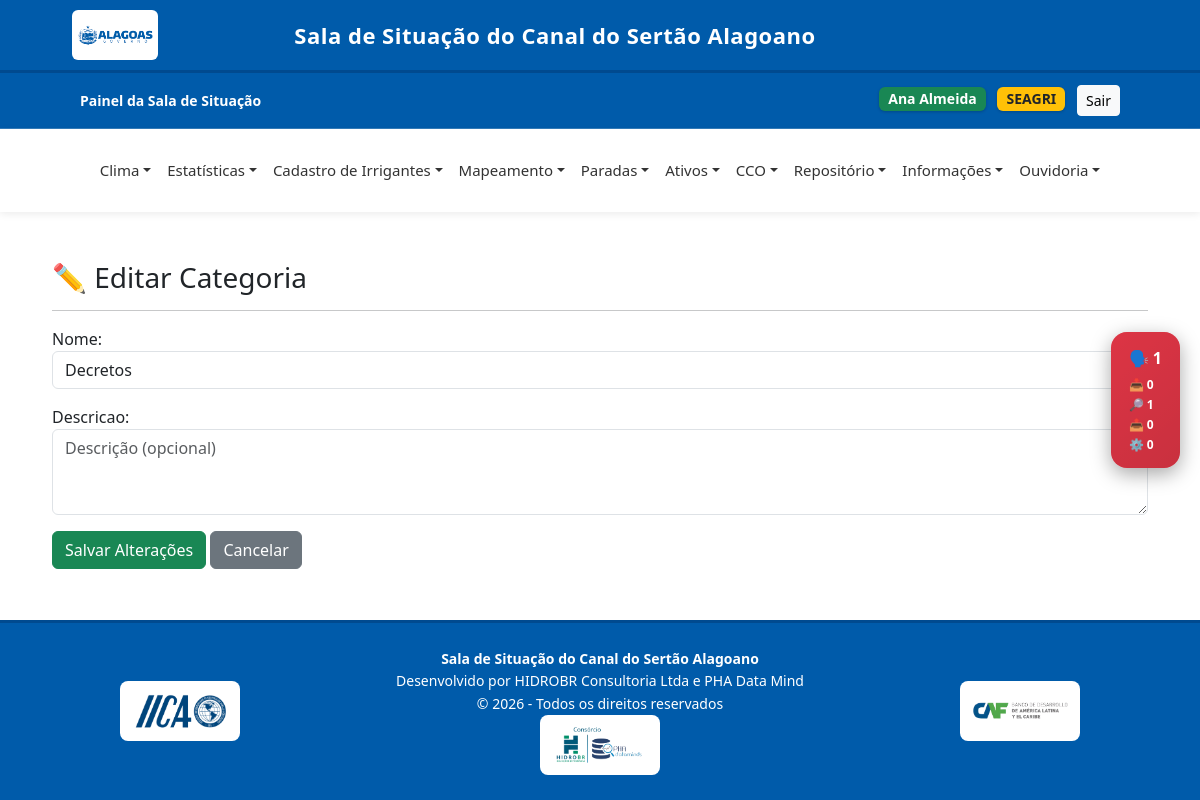
Screenshot of /categorias/1/editar/ (signed in) with the database file from the repository.
### core/models.py (models this page shows, shortened)
class User(AbstractUser):
    GRUPOS_CHOICES = [
        ('seinfra', 'SEINFRA'),
        ('casal', 'CASAL'),
        ('segov', 'SEGOV'),
        ('seagri', 'SEAGRI'),
        ('arsal', 'ARSAL'),
        ('sefaz', 'SEFAZ'),
        ('iica', 'IICA'),
    ]
    grupo = models.CharField(max_length=50, choices=GRUPOS_CHOICES, blank=True, null=True)
    email = models.EmailField()
    groups = models.ManyToManyField(Group, related_name="+", blank=True)
    user_permissions = models.ManyToManyField(Permission, related_name="+", blank=True)

class CategoriaDocumento(models.Model):
    nome = models.CharField(max_length=255)
    pai = models.ForeignKey(
        'self',
        on_delete=models.CASCADE,
        null=True,
        blank=True,
        related_name='subcategorias'
    )
    descricao = models.TextField(blank=True, null=True)

### core/views.py (the view)
# urls.py: path('categorias/<int:pk>/editar/', views.editar_categoria, name='editar_categoria'),
@login_required
def editar_categoria(request, pk):
    categoria = get_object_or_404(CategoriaDocumento, pk=pk)
    if request.method == 'POST':
        form = CategoriaDocumentoForm(request.POST, instance=categoria)
        if form.is_valid():
            form.save()
            messages.success(request, 'Categoria atualizada com sucesso!')
            return redirect('documentos_por_categoria', categoria.id)
    else:
        form = CategoriaDocumentoForm(instance=categoria)
    return render(request, 'documentos/editar_categoria.html', {
        'form': form,
        'categoria': categoria
    })

### core/forms.py
class CategoriaDocumentoForm(forms.ModelForm):
    class Meta:
        model = CategoriaDocumento
        fields = ['nome', 'descricao']
        widgets = {
            'nome': forms.TextInput(attrs={
                'class': 'form-control',
                'placeholder': 'Nome da categoria'
            }),
            'descricao': forms.Textarea(attrs={
                'class': 'form-control',
                'rows': 3,
                'placeholder': 'Descrição (opcional)'
            }),
        }

### templates/documentos/editar_categoria.html (shortened to what this page needs)
{% extends 'base.html' %}
{% block content %}
<div class="container mt-4">
    <h3>✏️ Editar Categoria</h3>
    <hr>
    <form method="post">
        {{ form.as_p }}
        <button type="submit" class="btn btn-success">
            Salvar Alterações
        </button>
        <a href="{% url 'documentos_por_categoria' categoria.id %}" class="btn btn-secondary">
            Cancelar
        </a>
    </form>
</div>
{% endblock %}

### templates/base.html (shortened to what this page needs)
{% load static %}
<!DOCTYPE html>
<html lang="pt-br">
<head>
    <link rel="stylesheet" href="{% static 'css/base.css' %}">
    <link href="https://cdn.jsdelivr.net/npm/bootstrap@5.3.0/dist/css/bootstrap.min.css" rel="stylesheet">
    <link rel="stylesheet" href="https://unpkg.com/leaflet/dist/leaflet.css"/>
</head>
<body>
<div class="header-institucional">
    <div class="container-fluid d-flex align-items-center justify-content-between">
        <div class="d-flex align-items-center">
            <img src="{% static 'img/governo.png' %}" height="100" class="me-4">
        </div>
        <div class="titulo-sistema text-center">
            <a class="navbar-brand align-items-center" href="{% url 'home' %}">
                Sala de Situação do Canal do Sertão Alagoano
            </a>
        </div>
    </div>
</div>
<div class="navbar-custom d-flex justify-content-between align-items-center">
    <div>
        <a class="navbar-brand align-items-center" href="{% url 'home' %}">
            <span><strong>Painel da Sala de Situação</strong></span>
        </a>
    </div>
    <div>
        {% if user.is_authenticated %}
            <span class="badge bg-success badge-usuario me-2">
                {{ user.get_full_name|default:user.username }}
            </span>
            <span class="badge bg-warning text-dark badge-usuario me-2">
                {{ user.get_grupo_display }}
            </span>
            <form action="{% url 'logout' %}" method="post" style="display:inline;">
                <button type="submit" class="btn btn-light btn-sm">Sair</button>
            </form>
        {% endif %}
    </div>
</div>
{% if user.is_authenticated %}
<nav class="navbar navbar-expand-lg navbar-light">
    <div class="container-fluid">
        <div class="collapse navbar-collapse justify-content-center" id="navbarMenu">
            <ul class="navbar-nav">
                <li class="nav-item dropdown">
                    <a class="nav-link dropdown-toggle" href="#">Clima</a>
                </li>
                <li class="nav-item dropdown">
                    <a class="nav-link dropdown-toggle" href="#">Estatísticas</a>
                </li>
                <li class="nav-item dropdown">
                    <a class="nav-link dropdown-toggle" href="#">Cadastro de Irrigantes</a>
                </li>
                <li class="nav-item dropdown">
                    <a class="nav-link dropdown-toggle" href="#">Mapeamento</a>
                </li>
                <li class="nav-item dropdown">
                    <a class="nav-link dropdown-toggle" href="#">Paradas</a>
                </li>
                <li class="nav-item dropdown">
                    <a class="nav-link dropdown-toggle" href="#">Ativos</a>
                </li>
                <li class="nav-item dropdown">
                    <a class="nav-link dropdown-toggle" href="#">CCO</a>
                </li>
                <li class="nav-item dropdown">
                    <a class="nav-link dropdown-toggle" href="#">Repositório</a>
                </li>
                <li class="nav-item dropdown">
                    <a class="nav-link dropdown-toggle" href="#">Informações</a>
                </li>
                {% if user.grupo == 'seagri' or user.grupo == 'casal' %}
                    <li class="nav-item dropdown">
                        <a class="nav-link dropdown-toggle" href="{% url 'lista_manifestacoes' %}">Ouvidoria</a>
                    </li>
                {% endif %}
            </ul>
        </div>
    </div>
</nav>
{% endif %}
<div class="container-main">
    {% block content %}
    {% endblock %}
</div>
<footer class="footer-institucional">
    <div class="container">
        <div class="row align-items-center">
            <div class="col-md-3 text-center text-md-start mb-3 mb-md-0">
                <div class="logo-box">
                    <img src="{% static 'img/iica.png' %}" alt="IICA">
                </div>
            </div>
            <div class="col-md-6 text-center footer-texto">
                <strong>Sala de Situação do Canal do Sertão Alagoano</strong><br>
                Desenvolvido por HIDROBR Consultoria Ltda e PHA Data Mind<br>
                © {% now "Y" %} - Todos os direitos reservados
                <div class="logo-box">
                    <img src="{% static 'img/hidro-pha.png' %}" alt="Hidro-PHA">
                </div>
            </div>
            <div class="col-md-3 text-center text-md-end">
                <div class="logos-direita">
                    <div class="logo-box">
                        <img src="{% static 'img/caf.png' %}" alt="CAF">
                    </div>
                </div>
            </div>
        </div>
    </div>
</footer>
{% if user.grupo == 'seagri' or user.grupo == 'casal' %}
    {% if total_manifestacoes > 0 %}
        <div id="ouvidoriaBadge" class="ouvidoria-badge">
            <a href="{% url 'lista_manifestacoes' %}">
                <div class="badge-main">🗣️ {{ total_manifestacoes }}</div>
                <div class="badge-sub">
                  <div>📥 {{ recebido }} </div>
                  <div>🔎 {{ em_analise }} </div>
                  <div>📤 {{ encaminhado }} </div>
                  <div>⚙️ {{ em_andamento }} </div>
                </div>
            </a>
        </div>
    {% endif %}
{% endif %}
</body>
</html>

### static/css/base.css (style rules this page uses)
html, body { height: 100%; }
body { margin: 0; font-family: Arial, Helvetica, sans-serif; background-color: #f4f6f9; display: flex; flex-direction: column; min-height: 100vh; }
.container-main { flex: 1; padding: 25px 40px; }
.header-institucional { background-color: #005baa; padding: 10px 60px; color: white; border-bottom: 3px solid #004a8f; }
.header-institucional img { max-height: 50px; background-color: white; padding: 6px 5px; border-radius: 6px; margin-right: 15px; }
.titulo-sistema { font-size: 22px; font-weight: bold; letter-spacing: 0.5px; }
.navbar-custom { background-color: #005baa; color: white; padding: 12px 80px; font-size: 14px; border-bottom: 1px solid rgba(255,255,255,0.2); }
.navbar-custom a { color: white; text-decoration: none; margin-right: 15px; font-weight: 500; }
.badge-usuario { font-size: 14px !important; padding: 8px 12px; border-radius: 6px !important; box-shadow: 0 1px 3px rgba(0,0,0,0.2) !important; }
.navbar { background-color: #ffffff; min-height: 75px; box-shadow: 0 2px 8px rgba(0,0,0,0.08); z-index: 1000; padding-left: 60px; padding-right: 60px; }
.navbar .nav-link { color: #333 !important; font-weight: 500; padding: 22px 12px; font-size: 15px; }
.dropdown-toggle::after { transition: 0.3s; }
.footer-institucional { background-color: #005baa; color: white; padding: 25px 40px; border-top: 3px solid #004a8f; font-size: 14px; margin-top: auto; }
.footer-texto { line-height: 1.6; }
.logo-box { width: 120px; height: 60px; background-color: white; border-radius: 8px; display: flex; align-items: center; justify-content: center; padding: 6px; margin: 0 auto; overflow: hidden; }
.logo-box img { width: auto; height: auto; max-width: 100%; max-height: 100%; display: block; }
.logos-direita { display: flex; gap: 10px; justify-content: center; }
.ouvidoria-badge { position: fixed; top: 50%; right: 20px; transform: translateY(-50%); background: linear-gradient(135deg, #dc3545, #bb2d3b); color: #fff; padding: 14px 18px; border-radius: 16px; font-weight: 600; font-size: 14px; display: flex; flex-direction: column; align-items: center; box-shadow: 0 6px 20px rgba(0,0,0,0.35); z-index: 999999; cursor: pointer; user-select: none; transition: all 0.25s ease; }
.ouvidoria-badge a { color: white; text-decoration: none; display: flex; flex-direction: column; align-items: center; }
.badge-main { font-size: 16px; font-weight: bold; margin-bottom: 6px; }
.badge-sub { font-size: 12px; display: flex; flex-direction: column; align-items: flex-start; gap: 2px; width: 100%; }
.ouvidoria-badge::after { content: ''; position: absolute; width: 100%; height: 100%; border-radius: 16px; background: rgba(220, 53, 69, 0.4); top: 0; left: 0; z-index: -1; animation: pulse 1.8s infinite; }

### rows the page displays
User: get_full_name "Ana Almeida", grupo "SEAGRI"
CategoriaDocumento: nome "Decretos"

### other values shown
{{ total_manifestacoes }} "1"
{{ recebido }} "0"
{{ em_analise }} "1"
{{ encaminhado }} "0"
{{ em_andamento }} "0"
